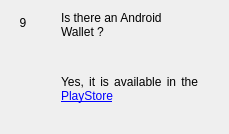
                  <widget class="QWidget" name="widgetFaq9" native="true">
                   <layout class="QHBoxLayout" name="horizontalpage_9" stretch="0,1">
                    <item alignment="Qt::AlignTop">
                     <widget class="QLabel" name="labelNumber9">
                      <property name="minimumSize">
                       <size>
                        <width>24</width>
                        <height>24</height>
                       </size>
                      </property>
                      <property name="maximumSize">
                       <size>
                        <width>16777215</width>
                        <height>24</height>
                       </size>
                      </property>
                      <property name="text">
                       <string>9</string>
                      </property>
                      <property name="alignment">
                       <set>Qt::AlignCenter</set>
                      </property>
                     </widget>
                    </item>
                    <item>
                     <layout class="QVBoxLayout" name="verticalLayoutpage_9">
                      <property name="leftMargin">
                       <number>20</number>
                      </property>
                      <property name="rightMargin">
                       <number>20</number>
                      </property>
                      <item>
                       <widget class="QLabel" name="labelSubtitle9">
                        <property name="text">
                         <string>Is there an Android Wallet ?</string>
                        </property>
                        <property name="wordWrap">
                         <bool>true</bool>
                        </property>
                       </widget>
                      </item>
                      <item>
                       <spacer name="verticalSpacer_90">
                        <property name="orientation">
                         <enum>Qt::Vertical</enum>
                        </property>
                        <property name="sizeType">
                         <enum>QSizePolicy::Fixed</enum>
                        </property>
                        <property name="sizeHint" stdset="0">
                         <size>
                          <width>20</width>
                          <height>30</height>
                         </size>
                        </property>
                       </spacer>
                      </item>
                      <item>
                       <widget class="QLabel" name="labelContent9">
                        <property name="text">
                         <string>&lt;html&gt;&lt;head/&gt;&lt;body&gt;&lt;p align=&quot;justify&quot;&gt;Yes, it is available in the &lt;a style='color: #CEB247' href=&quot;https://play.google.com/store/apps/details?id=transcendence.tech.akshaynexus&amp;amp;hl=gsw&quot;&gt;&lt;span style=&quot; text-decoration: underline; color:#0000ff;&quot;&gt;PlayStore&lt;/span&gt;&lt;/a&gt;&lt;/p&gt;&lt;/body&gt;&lt;/html&gt;</string>
                        </property>
                        <property name="alignment">
                         <set>Qt::AlignLeading|Qt::AlignLeft|Qt::AlignTop</set>
                        </property>
                        <property name="wordWrap">
                         <bool>true</bool>
                        </property>
                       </widget>
                      </item>
                      <item>
                       <spacer name="verticalSpacer_91">
                        <property name="orientation">
                         <enum>Qt::Vertical</enum>
                        </property>
                        <property name="sizeHint" stdset="0">
                         <size>
                          <width>20</width>
                          <height>20</height>
                         </size>
                        </property>
                       </spacer>
                      </item>
                     </layout>
                    </item>
                   </layout>
                  </widget>
